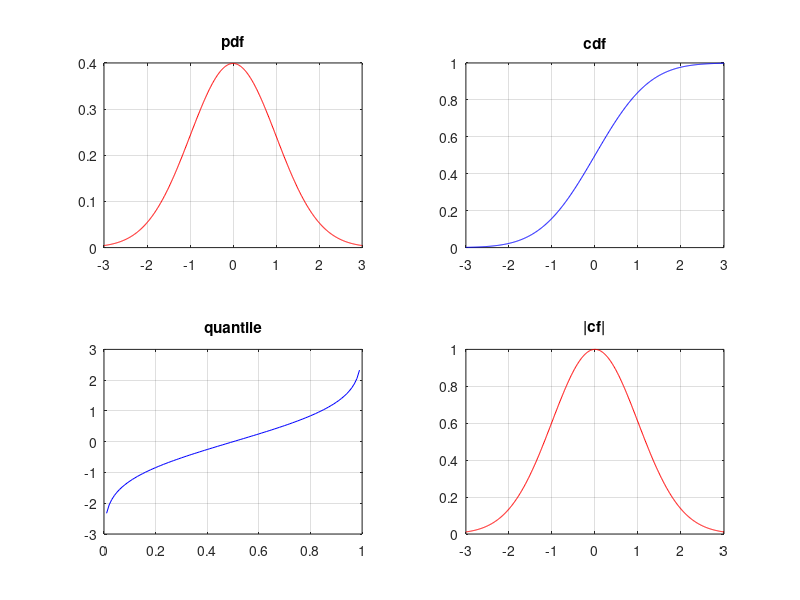
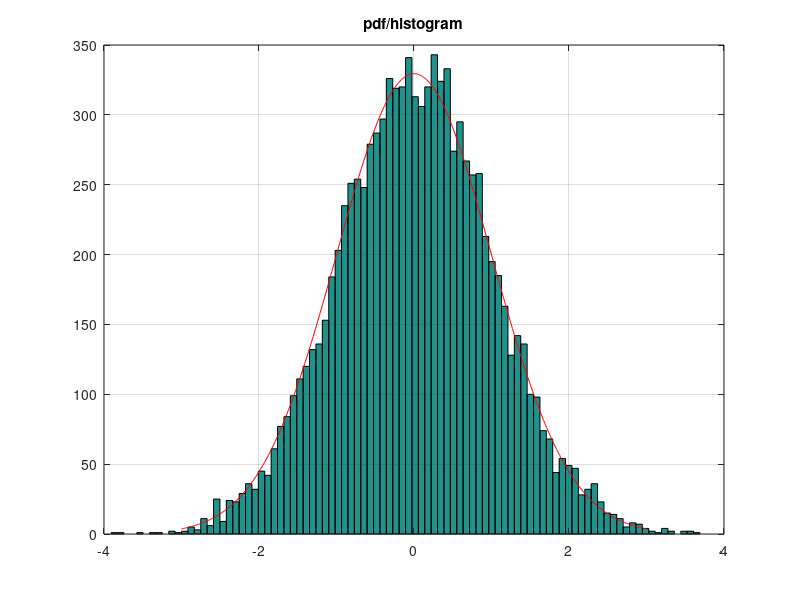

These figures' MATLAB source, in order:
    % this script familiarizes the user with some basic properties of the
% normal distribution, see "Risk and Asset Allocation"-Springer (2005), by A. Meucci
% Section 1.3.2

clear; clc; close all;
%%%%%%%%%%%%%%%%%%%%%%%%%%%%%%%%%%%%%%%%%%%%%%%%%%%%%%%%%%%%%%%%%%%%%%%%%%%%%%%%%%%%%%%%%%%%%%%%%%%%%%%%%%%%%%%%%%%%%%%%%%%%%%%%%%%%%%%%%%%%%%%%%%%%%%%%%%%%%%%%%%%%%%%%%%%%%%%%%%%%%%%%%%%%%%%%%%%%%%%%%%%%%%%%%%%%%%%%%%%%%%%%%%%%%%%%%%%%%%%%%%%%%%%%%%%%%%%%%%%%%%%%%%%%%%%%%%%%%%%%%%%%%%%%%%%%%%%%%%%%%%%%%%%%%%%%%%%%%%%%%%%%%%%%%%%%%%%%%%%%
% inputs
mu=0;
sigma_2=1;
NumSimulations=10000;

%%%%%%%%%%%%%%%%%%%%%%%%%%%%%%%%%%%%%%%%%%%%%%%%%%%%%%%%%%%%%%%%%%%%%%%%%%%%%%%%%%%%%%%%%%%%%%%%%%%%%%%%%%%%%%%%%%%%%%%%%%%%%%%%%%%%%%%%%%%%%%%%%%%%%%%%%%%%%%%%%%%%%%%%%%
% compute pdf and cdf using matlab functions
sigma=sqrt(sigma_2);
x=[mu-3*sigma : sigma/100 : mu+3*sigma]; % set range
pdf = normpdf(x,mu,sigma);
cdf = normcdf(x,mu,sigma);

% generate sample using matlab functions
X = normrnd(mu,sigma,NumSimulations,1);

% compute quantile using matlab functions
u=[.01 : .01 : .99]; % set range
quantile = norminv(u,mu,sigma);

% compute cf using analytical expression
w=[-3/sigma : 1/(sigma*100) : 3/sigma]; % set range
cf=exp(i*mu*w-(sigma^2)/2*(w.^2));

%%%%%%%%%%%%%%%%%%%%%%%%%%%%%%%%%%%%%%%%%%%%%%%%%%%%%%%%%%%%%%%%%%%%%%%%%%%%%%%%%%%%%%%%%%%%%%%%%%%%%%%%%%%%%%%%%%%%%%%
% plots
subplot(2,2,1)
h=plot(x,pdf,'r');
grid on
xlim([-3 3])
title('pdf')

subplot(2,2,2)
h=plot(x,cdf,'b');
xlim([-3 3])
grid on
title('cdf')

subplot(2,2,3)
h=plot(u,quantile,'b');
grid on
title('quantile')

subplot(2,2,4)
h=plot(w,abs(cf),'r');
grid on
xlim([-3 3])
ylim([0 1])
title('|cf|')

figure
NumBins=round(10*log(NumSimulations));
hist(X,NumBins)
[n,Ds]=hist(X,NumBins);
D=Ds(2)-Ds(1);
hold on
h=plot(x,pdf*NumSimulations*D,'r');
grid on
title('pdf/histogram')